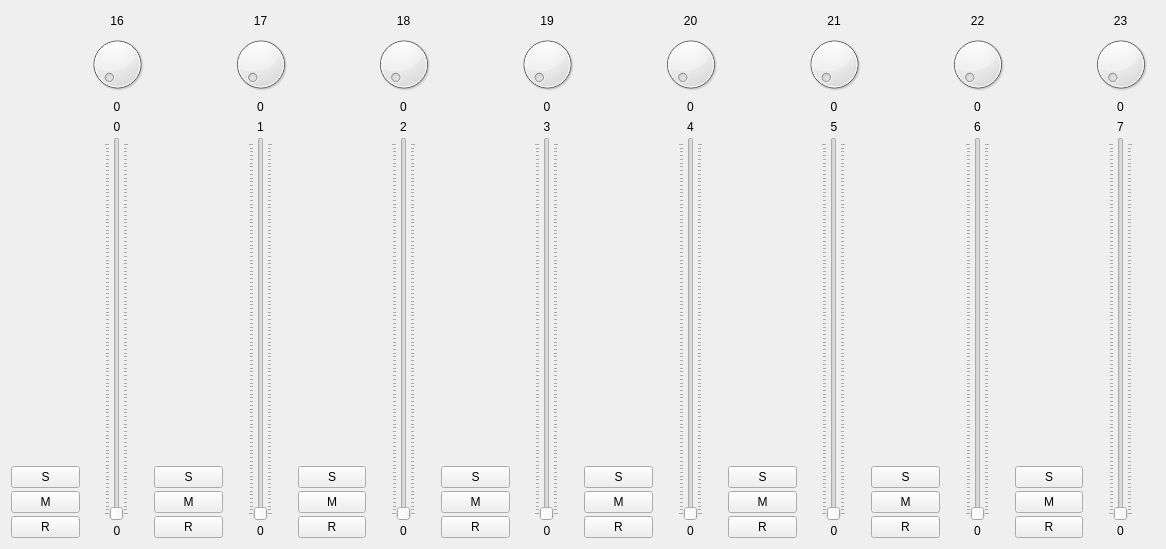
<?xml version="1.0" encoding="UTF-8"?>
<ui version="4.0">
 <class>Form</class>
 <widget class="QWidget" name="Form">
  <property name="enabled">
   <bool>true</bool>
  </property>
  <property name="geometry">
   <rect>
    <x>0</x>
    <y>0</y>
    <width>1166</width>
    <height>549</height>
   </rect>
  </property>
  <property name="windowTitle">
   <string>Form</string>
  </property>
  <layout class="QGridLayout" name="gridLayout">
   <item row="0" column="0">
    <layout class="QVBoxLayout" name="verticalLayout_25" stretch="0">
     <property name="sizeConstraint">
      <enum>QLayout::SetDefaultConstraint</enum>
     </property>
     <item>
      <layout class="QHBoxLayout" name="horizontalLayout" stretch="0,0,0,0,0,0,0,0,0,0,0,0,0,0,0,0">
       <property name="spacing">
        <number>3</number>
       </property>
       <property name="sizeConstraint">
        <enum>QLayout::SetNoConstraint</enum>
       </property>
       <item>
        <layout class="QVBoxLayout" name="verticalLayout_10">
         <item>
          <spacer name="verticalSpacer_4">
           <property name="orientation">
            <enum>Qt::Vertical</enum>
           </property>
           <property name="sizeType">
            <enum>QSizePolicy::Expanding</enum>
           </property>
           <property name="sizeHint" stdset="0">
            <size>
             <width>20</width>
             <height>40</height>
            </size>
           </property>
          </spacer>
         </item>
         <item>
          <widget class="QPushButton" name="S_Button_0">
           <property name="sizePolicy">
            <sizepolicy hsizetype="MinimumExpanding" vsizetype="Fixed">
             <horstretch>0</horstretch>
             <verstretch>0</verstretch>
            </sizepolicy>
           </property>
           <property name="minimumSize">
            <size>
             <width>2</width>
             <height>0</height>
            </size>
           </property>
           <property name="text">
            <string>S</string>
           </property>
          </widget>
         </item>
         <item>
          <widget class="QPushButton" name="M_Button_0">
           <property name="sizePolicy">
            <sizepolicy hsizetype="MinimumExpanding" vsizetype="Fixed">
             <horstretch>0</horstretch>
             <verstretch>0</verstretch>
            </sizepolicy>
           </property>
           <property name="minimumSize">
            <size>
             <width>2</width>
             <height>0</height>
            </size>
           </property>
           <property name="text">
            <string>M</string>
           </property>
          </widget>
         </item>
         <item>
          <widget class="QPushButton" name="R_Button_0">
           <property name="sizePolicy">
            <sizepolicy hsizetype="MinimumExpanding" vsizetype="Fixed">
             <horstretch>0</horstretch>
             <verstretch>0</verstretch>
            </sizepolicy>
           </property>
           <property name="minimumSize">
            <size>
             <width>2</width>
             <height>0</height>
            </size>
           </property>
           <property name="text">
            <string>R</string>
           </property>
          </widget>
         </item>
        </layout>
       </item>
       <item>
        <layout class="QVBoxLayout" name="verticalLayout_15">
         <item>
          <widget class="QLabel" name="namelbl_16">
           <property name="sizePolicy">
            <sizepolicy hsizetype="Preferred" vsizetype="Fixed">
             <horstretch>0</horstretch>
             <verstretch>0</verstretch>
            </sizepolicy>
           </property>
           <property name="minimumSize">
            <size>
             <width>0</width>
             <height>20</height>
            </size>
           </property>
           <property name="text">
            <string>16</string>
           </property>
           <property name="alignment">
            <set>Qt::AlignCenter</set>
           </property>
          </widget>
         </item>
         <item>
          <widget class="QDial" name="dial_16">
           <property name="sizePolicy">
            <sizepolicy hsizetype="MinimumExpanding" vsizetype="Maximum">
             <horstretch>0</horstretch>
             <verstretch>60</verstretch>
            </sizepolicy>
           </property>
           <property name="minimumSize">
            <size>
             <width>40</width>
             <height>40</height>
            </size>
           </property>
           <property name="maximumSize">
            <size>
             <width>80</width>
             <height>60</height>
            </size>
           </property>
          </widget>
         </item>
         <item>
          <widget class="QLabel" name="valuelbl_16">
           <property name="sizePolicy">
            <sizepolicy hsizetype="MinimumExpanding" vsizetype="Fixed">
             <horstretch>0</horstretch>
             <verstretch>0</verstretch>
            </sizepolicy>
           </property>
           <property name="minimumSize">
            <size>
             <width>40</width>
             <height>20</height>
            </size>
           </property>
           <property name="text">
            <string>0</string>
           </property>
           <property name="alignment">
            <set>Qt::AlignCenter</set>
           </property>
          </widget>
         </item>
         <item>
          <layout class="QVBoxLayout" name="verticalLayout_16">
           <item>
            <widget class="QLabel" name="namelbl_0">
             <property name="text">
              <string>0</string>
             </property>
             <property name="alignment">
              <set>Qt::AlignCenter</set>
             </property>
            </widget>
           </item>
           <item>
            <layout class="QHBoxLayout" name="horizontalLayout_8">
             <item>
              <widget class="QSlider" name="slider_0">
               <property name="orientation">
                <enum>Qt::Vertical</enum>
               </property>
               <property name="tickPosition">
                <enum>QSlider::TicksBothSides</enum>
               </property>
              </widget>
             </item>
            </layout>
           </item>
           <item>
            <widget class="QLabel" name="valuelbl_0">
             <property name="text">
              <string>0</string>
             </property>
             <property name="alignment">
              <set>Qt::AlignCenter</set>
             </property>
            </widget>
           </item>
          </layout>
         </item>
        </layout>
       </item>

              <item>
        <layout class="QVBoxLayout" name="verticalLayout_10">
         <item>
          <spacer name="verticalSpacer_4">
           <property name="orientation">
            <enum>Qt::Vertical</enum>
           </property>
           <property name="sizeType">
            <enum>QSizePolicy::Expanding</enum>
           </property>
           <property name="sizeHint" stdset="0">
            <size>
             <width>20</width>
             <height>40</height>
            </size>
           </property>
          </spacer>
         </item>
         <item>
          <widget class="QPushButton" name="S_Button_1">
           <property name="sizePolicy">
            <sizepolicy hsizetype="MinimumExpanding" vsizetype="Fixed">
             <horstretch>0</horstretch>
             <verstretch>0</verstretch>
            </sizepolicy>
           </property>
           <property name="minimumSize">
            <size>
             <width>2</width>
             <height>0</height>
            </size>
           </property>
           <property name="text">
            <string>S</string>
           </property>
          </widget>
         </item>
         <item>
          <widget class="QPushButton" name="M_Button_1">
           <property name="sizePolicy">
            <sizepolicy hsizetype="MinimumExpanding" vsizetype="Fixed">
             <horstretch>0</horstretch>
             <verstretch>0</verstretch>
            </sizepolicy>
           </property>
           <property name="minimumSize">
            <size>
             <width>2</width>
             <height>0</height>
            </size>
           </property>
           <property name="text">
            <string>M</string>
           </property>
          </widget>
         </item>
         <item>
          <widget class="QPushButton" name="R_Button_1">
           <property name="sizePolicy">
            <sizepolicy hsizetype="MinimumExpanding" vsizetype="Fixed">
             <horstretch>0</horstretch>
             <verstretch>0</verstretch>
            </sizepolicy>
           </property>
           <property name="minimumSize">
            <size>
             <width>2</width>
             <height>0</height>
            </size>
           </property>
           <property name="text">
            <string>R</string>
           </property>
          </widget>
         </item>
        </layout>
       </item>
       <item>
        <layout class="QVBoxLayout" name="verticalLayout_0">
         <item>
          <widget class="QLabel" name="namelbl_17">
           <property name="sizePolicy">
            <sizepolicy hsizetype="Preferred" vsizetype="Fixed">
             <horstretch>0</horstretch>
             <verstretch>0</verstretch>
            </sizepolicy>
           </property>
           <property name="minimumSize">
            <size>
             <width>0</width>
             <height>20</height>
            </size>
           </property>
           <property name="text">
            <string>17</string>
           </property>
           <property name="alignment">
            <set>Qt::AlignCenter</set>
           </property>
          </widget>
         </item>
         <item>
          <widget class="QDial" name="dial_17">
           <property name="sizePolicy">
            <sizepolicy hsizetype="MinimumExpanding" vsizetype="Maximum">
             <horstretch>0</horstretch>
             <verstretch>60</verstretch>
            </sizepolicy>
           </property>
           <property name="minimumSize">
            <size>
             <width>40</width>
             <height>40</height>
            </size>
           </property>
           <property name="maximumSize">
            <size>
             <width>80</width>
             <height>60</height>
            </size>
           </property>
          </widget>
         </item>
         <item>
          <widget class="QLabel" name="valuelbl_17">
           <property name="sizePolicy">
            <sizepolicy hsizetype="MinimumExpanding" vsizetype="Fixed">
             <horstretch>0</horstretch>
             <verstretch>0</verstretch>
            </sizepolicy>
           </property>
           <property name="minimumSize">
            <size>
             <width>40</width>
             <height>20</height>
            </size>
           </property>
           <property name="text">
            <string>0</string>
           </property>
           <property name="alignment">
            <set>Qt::AlignCenter</set>
           </property>
          </widget>
         </item>
         <item>
          <layout class="QVBoxLayout" name="verticalLayout_16">
           <item>
            <widget class="QLabel" name="namelbl_1">
             <property name="text">
              <string>1</string>
             </property>
             <property name="alignment">
              <set>Qt::AlignCenter</set>
             </property>
            </widget>
           </item>
           <item>
            <layout class="QHBoxLayout" name="horizontalLayout_8">
             <item>
              <widget class="QSlider" name="slider_1">
               <property name="orientation">
                <enum>Qt::Vertical</enum>
               </property>
               <property name="tickPosition">
                <enum>QSlider::TicksBothSides</enum>
               </property>
              </widget>
             </item>
            </layout>
           </item>
           <item>
            <widget class="QLabel" name="valuelbl_1">
             <property name="text">
              <string>0</string>
             </property>
             <property name="alignment">
              <set>Qt::AlignCenter</set>
             </property>
            </widget>
           </item>
          </layout>
         </item>
        </layout>
       </item>

              <item>
        <layout class="QVBoxLayout" name="verticalLayout_10">
         <item>
          <spacer name="verticalSpacer_4">
           <property name="orientation">
            <enum>Qt::Vertical</enum>
           </property>
           <property name="sizeType">
            <enum>QSizePolicy::Expanding</enum>
           </property>
           <property name="sizeHint" stdset="0">
            <size>
             <width>20</width>
             <height>40</height>
            </size>
           </property>
          </spacer>
         </item>
         <item>
          <widget class="QPushButton" name="S_Button_2">
           <property name="sizePolicy">
            <sizepolicy hsizetype="MinimumExpanding" vsizetype="Fixed">
             <horstretch>0</horstretch>
             <verstretch>0</verstretch>
            </sizepolicy>
           </property>
           <property name="minimumSize">
            <size>
             <width>2</width>
             <height>0</height>
            </size>
           </property>
           <property name="text">
            <string>S</string>
           </property>
          </widget>
         </item>
         <item>
          <widget class="QPushButton" name="M_Button_2">
           <property name="sizePolicy">
            <sizepolicy hsizetype="MinimumExpanding" vsizetype="Fixed">
             <horstretch>0</horstretch>
             <verstretch>0</verstretch>
            </sizepolicy>
           </property>
           <property name="minimumSize">
            <size>
             <width>2</width>
             <height>0</height>
            </size>
           </property>
           <property name="text">
            <string>M</string>
           </property>
          </widget>
         </item>
         <item>
          <widget class="QPushButton" name="R_Button_2">
           <property name="sizePolicy">
            <sizepolicy hsizetype="MinimumExpanding" vsizetype="Fixed">
             <horstretch>0</horstretch>
             <verstretch>0</verstretch>
            </sizepolicy>
           </property>
           <property name="minimumSize">
            <size>
             <width>2</width>
             <height>0</height>
            </size>
           </property>
           <property name="text">
            <string>R</string>
           </property>
          </widget>
         </item>
        </layout>
       </item>
       <item>
        <layout class="QVBoxLayout" name="verticalLayout_01">
         <item>
          <widget class="QLabel" name="namelbl_18">
           <property name="sizePolicy">
            <sizepolicy hsizetype="Preferred" vsizetype="Fixed">
             <horstretch>0</horstretch>
             <verstretch>0</verstretch>
            </sizepolicy>
           </property>
           <property name="minimumSize">
            <size>
             <width>0</width>
             <height>20</height>
            </size>
           </property>
           <property name="text">
            <string>18</string>
           </property>
           <property name="alignment">
            <set>Qt::AlignCenter</set>
           </property>
          </widget>
         </item>
         <item>
          <widget class="QDial" name="dial_18">
           <property name="sizePolicy">
            <sizepolicy hsizetype="MinimumExpanding" vsizetype="Maximum">
             <horstretch>0</horstretch>
             <verstretch>60</verstretch>
            </sizepolicy>
           </property>
           <property name="minimumSize">
            <size>
             <width>40</width>
             <height>40</height>
            </size>
           </property>
           <property name="maximumSize">
            <size>
             <width>80</width>
             <height>60</height>
            </size>
           </property>
          </widget>
         </item>
         <item>
          <widget class="QLabel" name="valuelbl_18">
           <property name="sizePolicy">
            <sizepolicy hsizetype="MinimumExpanding" vsizetype="Fixed">
             <horstretch>0</horstretch>
             <verstretch>0</verstretch>
            </sizepolicy>
           </property>
           <property name="minimumSize">
            <size>
             <width>40</width>
             <height>20</height>
            </size>
           </property>
           <property name="text">
            <string>0</string>
           </property>
           <property name="alignment">
            <set>Qt::AlignCenter</set>
           </property>
          </widget>
         </item>
         <item>
          <layout class="QVBoxLayout" name="verticalLayout_16">
           <item>
            <widget class="QLabel" name="namelbl_2">
             <property name="text">
              <string>2</string>
             </property>
             <property name="alignment">
              <set>Qt::AlignCenter</set>
             </property>
            </widget>
           </item>
           <item>
            <layout class="QHBoxLayout" name="horizontalLayout_8">
             <item>
              <widget class="QSlider" name="slider_2">
               <property name="orientation">
                <enum>Qt::Vertical</enum>
               </property>
               <property name="tickPosition">
                <enum>QSlider::TicksBothSides</enum>
               </property>
              </widget>
             </item>
            </layout>
           </item>
           <item>
            <widget class="QLabel" name="valuelbl_2">
             <property name="text">
              <string>0</string>
             </property>
             <property name="alignment">
              <set>Qt::AlignCenter</set>
             </property>
            </widget>
           </item>
          </layout>
         </item>
        </layout>
       </item>

              <item>
        <layout class="QVBoxLayout" name="verticalLayout_10">
         <item>
          <spacer name="verticalSpacer_4">
           <property name="orientation">
            <enum>Qt::Vertical</enum>
           </property>
           <property name="sizeType">
            <enum>QSizePolicy::Expanding</enum>
           </property>
           <property name="sizeHint" stdset="0">
            <size>
             <width>20</width>
             <height>40</height>
            </size>
           </property>
          </spacer>
         </item>
         <item>
          <widget class="QPushButton" name="S_Button_3">
           <property name="sizePolicy">
            <sizepolicy hsizetype="MinimumExpanding" vsizetype="Fixed">
             <horstretch>0</horstretch>
             <verstretch>0</verstretch>
            </sizepolicy>
           </property>
           <property name="minimumSize">
            <size>
             <width>2</width>
             <height>0</height>
            </size>
           </property>
           <property name="text">
            <string>S</string>
           </property>
          </widget>
         </item>
         <item>
          <widget class="QPushButton" name="M_Button_3">
           <property name="sizePolicy">
            <sizepolicy hsizetype="MinimumExpanding" vsizetype="Fixed">
             <horstretch>0</horstretch>
             <verstretch>0</verstretch>
            </sizepolicy>
           </property>
           <property name="minimumSize">
            <size>
             <width>2</width>
             <height>0</height>
            </size>
           </property>
           <property name="text">
            <string>M</string>
           </property>
          </widget>
         </item>
         <item>
          <widget class="QPushButton" name="R_Button_3">
           <property name="sizePolicy">
            <sizepolicy hsizetype="MinimumExpanding" vsizetype="Fixed">
             <horstretch>0</horstretch>
             <verstretch>0</verstretch>
            </sizepolicy>
           </property>
           <property name="minimumSize">
            <size>
             <width>2</width>
             <height>0</height>
            </size>
           </property>
           <property name="text">
            <string>R</string>
           </property>
          </widget>
         </item>
        </layout>
       </item>
       <item>
        <layout class="QVBoxLayout" name="verticalLayout_15">
         <item>
          <widget class="QLabel" name="namelbl_19">
           <property name="sizePolicy">
            <sizepolicy hsizetype="Preferred" vsizetype="Fixed">
             <horstretch>0</horstretch>
             <verstretch>0</verstretch>
            </sizepolicy>
           </property>
           <property name="minimumSize">
            <size>
             <width>0</width>
             <height>20</height>
            </size>
           </property>
           <property name="text">
            <string>19</string>
           </property>
           <property name="alignment">
            <set>Qt::AlignCenter</set>
           </property>
          </widget>
         </item>
         <item>
          <widget class="QDial" name="dial_19">
           <property name="sizePolicy">
            <sizepolicy hsizetype="MinimumExpanding" vsizetype="Maximum">
             <horstretch>0</horstretch>
             <verstretch>60</verstretch>
            </sizepolicy>
           </property>
           <property name="minimumSize">
            <size>
             <width>40</width>
             <height>40</height>
            </size>
           </property>
           <property name="maximumSize">
            <size>
             <width>80</width>
             <height>60</height>
            </size>
           </property>
          </widget>
         </item>
         <item>
          <widget class="QLabel" name="valuelbl_19">
           <property name="sizePolicy">
            <sizepolicy hsizetype="MinimumExpanding" vsizetype="Fixed">
             <horstretch>0</horstretch>
             <verstretch>0</verstretch>
            </sizepolicy>
           </property>
           <property name="minimumSize">
            <size>
             <width>40</width>
             <height>20</height>
            </size>
           </property>
           <property name="text">
            <string>0</string>
           </property>
           <property name="alignment">
            <set>Qt::AlignCenter</set>
           </property>
          </widget>
         </item>
         <item>
          <layout class="QVBoxLayout" name="verticalLayout_16">
           <item>
            <widget class="QLabel" name="namelbl_3">
             <property name="text">
              <string>3</string>
             </property>
             <property name="alignment">
              <set>Qt::AlignCenter</set>
             </property>
            </widget>
           </item>
           <item>
            <layout class="QHBoxLayout" name="horizontalLayout_8">
             <item>
              <widget class="QSlider" name="slider_3">
               <property name="orientation">
                <enum>Qt::Vertical</enum>
               </property>
               <property name="tickPosition">
                <enum>QSlider::TicksBothSides</enum>
               </property>
              </widget>
             </item>
            </layout>
           </item>
           <item>
            <widget class="QLabel" name="valuelbl_3">
             <property name="text">
              <string>0</string>
             </property>
             <property name="alignment">
              <set>Qt::AlignCenter</set>
             </property>
            </widget>
           </item>
          </layout>
         </item>
        </layout>
       </item>

              <item>
        <layout class="QVBoxLayout" name="verticalLayout_10">
         <item>
          <spacer name="verticalSpacer_4">
           <property name="orientation">
            <enum>Qt::Vertical</enum>
           </property>
           <property name="sizeType">
            <enum>QSizePolicy::Expanding</enum>
           </property>
           <property name="sizeHint" stdset="0">
            <size>
             <width>20</width>
             <height>40</height>
            </size>
           </property>
          </spacer>
         </item>
         <item>
          <widget class="QPushButton" name="S_Button_4">
           <property name="sizePolicy">
            <sizepolicy hsizetype="MinimumExpanding" vsizetype="Fixed">
             <horstretch>0</horstretch>
             <verstretch>0</verstretch>
            </sizepolicy>
           </property>
           <property name="minimumSize">
            <size>
             <width>2</width>
             <height>0</height>
            </size>
           </property>
           <property name="text">
            <string>S</string>
           </property>
          </widget>
         </item>
         <item>
          <widget class="QPushButton" name="M_Button_4">
           <property name="sizePolicy">
            <sizepolicy hsizetype="MinimumExpanding" vsizetype="Fixed">
             <horstretch>0</horstretch>
             <verstretch>0</verstretch>
            </sizepolicy>
           </property>
           <property name="minimumSize">
            <size>
             <width>2</width>
             <height>0</height>
            </size>
           </property>
           <property name="text">
            <string>M</string>
           </property>
          </widget>
         </item>
         <item>
          <widget class="QPushButton" name="R_Button_4">
           <property name="sizePolicy">
            <sizepolicy hsizetype="MinimumExpanding" vsizetype="Fixed">
             <horstretch>0</horstretch>
             <verstretch>0</verstretch>
            </sizepolicy>
           </property>
           <property name="minimumSize">
            <size>
             <width>2</width>
             <height>0</height>
            </size>
           </property>
           <property name="text">
            <string>R</string>
           </property>
          </widget>
         </item>
        </layout>
       </item>
       <item>
        <layout class="QVBoxLayout" name="verticalLayout_15">
         <item>
          <widget class="QLabel" name="namelbl_20">
           <property name="sizePolicy">
            <sizepolicy hsizetype="Preferred" vsizetype="Fixed">
             <horstretch>0</horstretch>
             <verstretch>0</verstretch>
            </sizepolicy>
           </property>
           <property name="minimumSize">
            <size>
             <width>0</width>
             <height>20</height>
            </size>
           </property>
           <property name="text">
            <string>20</string>
           </property>
           <property name="alignment">
            <set>Qt::AlignCenter</set>
           </property>
          </widget>
         </item>
         <item>
          <widget class="QDial" name="dial_20">
           <property name="sizePolicy">
            <sizepolicy hsizetype="MinimumExpanding" vsizetype="Maximum">
             <horstretch>0</horstretch>
             <verstretch>60</verstretch>
            </sizepolicy>
           </property>
           <property name="minimumSize">
            <size>
             <width>40</width>
             <height>40</height>
            </size>
           </property>
           <property name="maximumSize">
            <size>
             <width>80</width>
             <height>60</height>
            </size>
           </property>
          </widget>
         </item>
         <item>
          <widget class="QLabel" name="valuelbl_20">
           <property name="sizePolicy">
            <sizepolicy hsizetype="MinimumExpanding" vsizetype="Fixed">
             <horstretch>0</horstretch>
             <verstretch>0</verstretch>
            </sizepolicy>
           </property>
           <property name="minimumSize">
            <size>
             <width>40</width>
             <height>20</height>
            </size>
           </property>
           <property name="text">
            <string>0</string>
           </property>
           <property name="alignment">
            <set>Qt::AlignCenter</set>
           </property>
          </widget>
         </item>
         <item>
          <layout class="QVBoxLayout" name="verticalLayout_16">
           <item>
            <widget class="QLabel" name="namelbl_4">
             <property name="text">
              <string>4</string>
             </property>
             <property name="alignment">
              <set>Qt::AlignCenter</set>
             </property>
            </widget>
           </item>
           <item>
            <layout class="QHBoxLayout" name="horizontalLayout_8">
             <item>
              <widget class="QSlider" name="slider_4">
               <property name="orientation">
                <enum>Qt::Vertical</enum>
               </property>
               <property name="tickPosition">
                <enum>QSlider::TicksBothSides</enum>
               </property>
              </widget>
             </item>
            </layout>
           </item>
           <item>
            <widget class="QLabel" name="valuelbl_4">
             <property name="text">
              <string>0</string>
             </property>
             <property name="alignment">
              <set>Qt::AlignCenter</set>
             </property>
            </widget>
           </item>
          </layout>
         </item>
        </layout>
       </item>

              <item>
        <layout class="QVBoxLayout" name="verticalLayout_10">
         <item>
          <spacer name="verticalSpacer_4">
           <property name="orientation">
            <enum>Qt::Vertical</enum>
           </property>
           <property name="sizeType">
            <enum>QSizePolicy::Expanding</enum>
           </property>
           <property name="sizeHint" stdset="0">
            <size>
             <width>20</width>
             <height>40</height>
            </size>
           </property>
          </spacer>
         </item>
         <item>
          <widget class="QPushButton" name="S_Button_5">
           <property name="sizePolicy">
            <sizepolicy hsizetype="MinimumExpanding" vsizetype="Fixed">
             <horstretch>0</horstretch>
             <verstretch>0</verstretch>
            </sizepolicy>
           </property>
           <property name="minimumSize">
            <size>
             <width>2</width>
             <height>0</height>
            </size>
           </property>
           <property name="text">
            <string>S</string>
           </property>
          </widget>
         </item>
         <item>
          <widget class="QPushButton" name="M_Button_5">
           <property name="sizePolicy">
            <sizepolicy hsizetype="MinimumExpanding" vsizetype="Fixed">
             <horstretch>0</horstretch>
             <verstretch>0</verstretch>
            </sizepolicy>
           </property>
           <property name="minimumSize">
            <size>
             <width>2</width>
             <height>0</height>
            </size>
           </property>
           <property name="text">
            <string>M</string>
           </property>
          </widget>
         </item>
         <item>
          <widget class="QPushButton" name="R_Button_5">
           <property name="sizePolicy">
            <sizepolicy hsizetype="MinimumExpanding" vsizetype="Fixed">
             <horstretch>0</horstretch>
             <verstretch>0</verstretch>
            </sizepolicy>
           </property>
           <property name="minimumSize">
            <size>
             <width>2</width>
             <height>0</height>
            </size>
           </property>
           <property name="text">
            <string>R</string>
           </property>
          </widget>
         </item>
        </layout>
       </item>
       <item>
        <layout class="QVBoxLayout" name="verticalLayout_15">
         <item>
          <widget class="QLabel" name="namelbl_21">
           <property name="sizePolicy">
            <sizepolicy hsizetype="Preferred" vsizetype="Fixed">
             <horstretch>0</horstretch>
             <verstretch>0</verstretch>
            </sizepolicy>
           </property>
           <property name="minimumSize">
            <size>
             <width>0</width>
             <height>20</height>
            </size>
           </property>
           <property name="text">
            <string>21</string>
           </property>
           <property name="alignment">
            <set>Qt::AlignCenter</set>
           </property>
          </widget>
         </item>
         <item>
          <widget class="QDial" name="dial_21">
           <property name="sizePolicy">
            <sizepolicy hsizetype="MinimumExpanding" vsizetype="Maximum">
             <horstretch>0</horstretch>
             <verstretch>60</verstretch>
            </sizepolicy>
           </property>
           <property name="minimumSize">
            <size>
             <width>40</width>
             <height>40</height>
            </size>
           </property>
           <property name="maximumSize">
            <size>
             <width>80</width>
             <height>60</height>
            </size>
           </property>
          </widget>
         </item>
         <item>
          <widget class="QLabel" name="valuelbl_21">
           <property name="sizePolicy">
            <sizepolicy hsizetype="MinimumExpanding" vsizetype="Fixed">
             <horstretch>0</horstretch>
             <verstretch>0</verstretch>
            </sizepolicy>
           </property>
           <property name="minimumSize">
            <size>
             <width>40</width>
             <height>20</height>
            </size>
           </property>
           <property name="text">
            <string>0</string>
           </property>
           <property name="alignment">
            <set>Qt::AlignCenter</set>
           </property>
          </widget>
         </item>
         <item>
          <layout class="QVBoxLayout" name="verticalLayout_16">
           <item>
            <widget class="QLabel" name="namelbl_5">
             <property name="text">
              <string>5</string>
             </property>
             <property name="alignment">
              <set>Qt::AlignCenter</set>
             </property>
            </widget>
           </item>
           <item>
            <layout class="QHBoxLayout" name="horizontalLayout_8">
             <item>
              <widget class="QSlider" name="slider_5">
               <property name="orientation">
                <enum>Qt::Vertical</enum>
               </property>
               <property name="tickPosition">
                <enum>QSlider::TicksBothSides</enum>
               </property>
              </widget>
             </item>
            </layout>
           </item>
           <item>
            <widget class="QLabel" name="valuelbl_5">
             <property name="text">
              <string>0</string>
             </property>
             <property name="alignment">
              <set>Qt::AlignCenter</set>
             </property>
            </widget>
           </item>
          </layout>
         </item>
        </layout>
       </item>

              <item>
        <layout class="QVBoxLayout" name="verticalLayout_10">
         <item>
          <spacer name="verticalSpacer_4">
           <property name="orientation">
            <enum>Qt::Vertical</enum>
           </property>
           <property name="sizeType">
            <enum>QSizePolicy::Expanding</enum>
           </property>
           <property name="sizeHint" stdset="0">
            <size>
             <width>20</width>
             <height>40</height>
            </size>
           </property>
          </spacer>
         </item>
         <item>
          <widget class="QPushButton" name="S_Button_6">
           <property name="sizePolicy">
            <sizepolicy hsizetype="MinimumExpanding" vsizetype="Fixed">
             <horstretch>0</horstretch>
             <verstretch>0</verstretch>
            </sizepolicy>
           </property>
           <property name="minimumSize">
            <size>
             <width>2</width>
             <height>0</height>
            </size>
           </property>
           <property name="text">
            <string>S</string>
           </property>
          </widget>
         </item>
         <item>
          <widget class="QPushButton" name="M_Button_6">
           <property name="sizePolicy">
            <sizepolicy hsizetype="MinimumExpanding" vsizetype="Fixed">
             <horstretch>0</horstretch>
             <verstretch>0</verstretch>
            </sizepolicy>
           </property>
           <property name="minimumSize">
            <size>
             <width>2</width>
             <height>0</height>
            </size>
           </property>
           <property name="text">
            <string>M</string>
           </property>
          </widget>
         </item>
         <item>
          <widget class="QPushButton" name="R_Button_6">
           <property name="sizePolicy">
            <sizepolicy hsizetype="MinimumExpanding" vsizetype="Fixed">
             <horstretch>0</horstretch>
             <verstretch>0</verstretch>
            </sizepolicy>
           </property>
           <property name="minimumSize">
            <size>
             <width>2</width>
             <height>0</height>
            </size>
           </property>
           <property name="text">
            <string>R</string>
           </property>
          </widget>
         </item>
        </layout>
       </item>
       <item>
        <layout class="QVBoxLayout" name="verticalLayout_15">
         <item>
          <widget class="QLabel" name="namelbl_22">
           <property name="sizePolicy">
            <sizepolicy hsizetype="Preferred" vsizetype="Fixed">
             <horstretch>0</horstretch>
             <verstretch>0</verstretch>
            </sizepolicy>
           </property>
           <property name="minimumSize">
            <size>
             <width>0</width>
             <height>20</height>
            </size>
           </property>
           <property name="text">
            <string>22</string>
           </property>
           <property name="alignment">
            <set>Qt::AlignCenter</set>
           </property>
          </widget>
         </item>
         <item>
          <widget class="QDial" name="dial_22">
           <property name="sizePolicy">
            <sizepolicy hsizetype="MinimumExpanding" vsizetype="Maximum">
             <horstretch>0</horstretch>
             <verstretch>60</verstretch>
            </sizepolicy>
           </property>
           <property name="minimumSize">
            <size>
             <width>40</width>
             <height>40</height>
            </size>
           </property>
           <property name="maximumSize">
            <size>
             <width>80</width>
             <height>60</height>
            </size>
           </property>
          </widget>
         </item>
         <item>
          <widget class="QLabel" name="valuelbl_22">
           <property name="sizePolicy">
            <sizepolicy hsizetype="MinimumExpanding" vsizetype="Fixed">
             <horstretch>0</horstretch>
             <verstretch>0</verstretch>
            </sizepolicy>
           </property>
           <property name="minimumSize">
            <size>
             <width>40</width>
             <height>20</height>
            </size>
           </property>
           <property name="text">
            <string>0</string>
           </property>
           <property name="alignment">
            <set>Qt::AlignCenter</set>
           </property>
          </widget>
         </item>
         <item>
          <layout class="QVBoxLayout" name="verticalLayout_16">
           <item>
            <widget class="QLabel" name="namelbl_6">
             <property name="text">
              <string>6</string>
             </property>
             <property name="alignment">
              <set>Qt::AlignCenter</set>
             </property>
            </widget>
           </item>
           <item>
            <layout class="QHBoxLayout" name="horizontalLayout_8">
             <item>
              <widget class="QSlider" name="slider_6">
               <property name="orientation">
                <enum>Qt::Vertical</enum>
               </property>
               <property name="tickPosition">
                <enum>QSlider::TicksBothSides</enum>
               </property>
              </widget>
             </item>
            </layout>
           </item>
           <item>
            <widget class="QLabel" name="valuelbl_6">
             <property name="text">
              <string>0</string>
             </property>
             <property name="alignment">
              <set>Qt::AlignCenter</set>
             </property>
            </widget>
           </item>
          </layout>
         </item>
        </layout>
       </item>

              <item>
        <layout class="QVBoxLayout" name="verticalLayout_10">
         <item>
          <spacer name="verticalSpacer_4">
           <property name="orientation">
            <enum>Qt::Vertical</enum>
           </property>
           <property name="sizeType">
            <enum>QSizePolicy::Expanding</enum>
           </property>
           <property name="sizeHint" stdset="0">
            <size>
             <width>20</width>
             <height>40</height>
            </size>
           </property>
          </spacer>
         </item>
         <item>
          <widget class="QPushButton" name="S_Button_7">
           <property name="sizePolicy">
            <sizepolicy hsizetype="MinimumExpanding" vsizetype="Fixed">
             <horstretch>0</horstretch>
             <verstretch>0</verstretch>
            </sizepolicy>
           </property>
           <property name="minimumSize">
            <size>
             <width>2</width>
             <height>0</height>
            </size>
           </property>
           <property name="text">
            <string>S</string>
           </property>
          </widget>
         </item>
         <item>
          <widget class="QPushButton" name="M_Button_7">
           <property name="sizePolicy">
            <sizepolicy hsizetype="MinimumExpanding" vsizetype="Fixed">
             <horstretch>0</horstretch>
             <verstretch>0</verstretch>
            </sizepolicy>
           </property>
           <property name="minimumSize">
            <size>
             <width>2</width>
             <height>0</height>
            </size>
           </property>
           <property name="text">
            <string>M</string>
           </property>
          </widget>
         </item>
         <item>
          <widget class="QPushButton" name="R_Button_7">
           <property name="sizePolicy">
            <sizepolicy hsizetype="MinimumExpanding" vsizetype="Fixed">
             <horstretch>0</horstretch>
             <verstretch>0</verstretch>
            </sizepolicy>
           </property>
           <property name="minimumSize">
            <size>
             <width>2</width>
             <height>0</height>
            </size>
           </property>
           <property name="text">
            <string>R</string>
           </property>
          </widget>
         </item>
        </layout>
       </item>
       <item>
        <layout class="QVBoxLayout" name="verticalLayout_15">
         <item>
          <widget class="QLabel" name="namelbl_23">
           <property name="sizePolicy">
            <sizepolicy hsizetype="Preferred" vsizetype="Fixed">
             <horstretch>0</horstretch>
             <verstretch>0</verstretch>
            </sizepolicy>
           </property>
           <property name="minimumSize">
            <size>
             <width>0</width>
             <height>20</height>
            </size>
           </property>
           <property name="text">
            <string>23</string>
           </property>
           <property name="alignment">
            <set>Qt::AlignCenter</set>
           </property>
          </widget>
         </item>
         <item>
          <widget class="QDial" name="dial_23">
           <property name="sizePolicy">
            <sizepolicy hsizetype="MinimumExpanding" vsizetype="Maximum">
             <horstretch>0</horstretch>
             <verstretch>60</verstretch>
            </sizepolicy>
           </property>
           <property name="minimumSize">
            <size>
             <width>40</width>
             <height>40</height>
            </size>
           </property>
           <property name="maximumSize">
            <size>
             <width>80</width>
             <height>60</height>
            </size>
           </property>
          </widget>
         </item>
         <item>
          <widget class="QLabel" name="valuelbl_23">
           <property name="sizePolicy">
            <sizepolicy hsizetype="MinimumExpanding" vsizetype="Fixed">
             <horstretch>0</horstretch>
             <verstretch>0</verstretch>
            </sizepolicy>
           </property>
           <property name="minimumSize">
            <size>
             <width>40</width>
             <height>20</height>
            </size>
           </property>
           <property name="text">
            <string>0</string>
           </property>
           <property name="alignment">
            <set>Qt::AlignCenter</set>
           </property>
          </widget>
         </item>
         <item>
          <layout class="QVBoxLayout" name="verticalLayout_16">
           <item>
            <widget class="QLabel" name="namelbl_7">
             <property name="text">
              <string>7</string>
             </property>
             <property name="alignment">
              <set>Qt::AlignCenter</set>
             </property>
            </widget>
           </item>
           <item>
            <layout class="QHBoxLayout" name="horizontalLayout_8">
             <item>
              <widget class="QSlider" name="slider_7">
               <property name="orientation">
                <enum>Qt::Vertical</enum>
               </property>
               <property name="tickPosition">
                <enum>QSlider::TicksBothSides</enum>
               </property>
              </widget>
             </item>
            </layout>
           </item>
           <item>
            <widget class="QLabel" name="valuelbl_7">
             <property name="text">
              <string>0</string>
             </property>
             <property name="alignment">
              <set>Qt::AlignCenter</set>
             </property>
            </widget>
           </item>
          </layout>
         </item>
        </layout>
       </item>

      </layout>
     </item>
    </layout>
   </item>
  </layout>
 </widget>
 <resources/>
 <connections/>
</ui>
